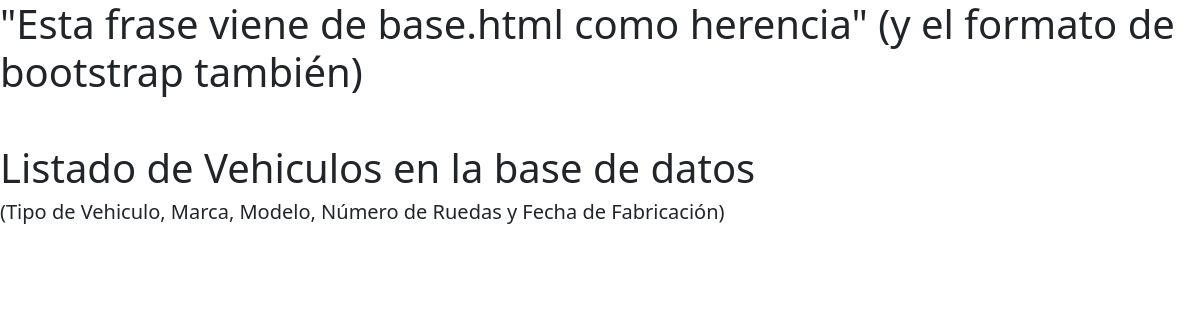
The page /vehiculos/ on the database as committed earlier.
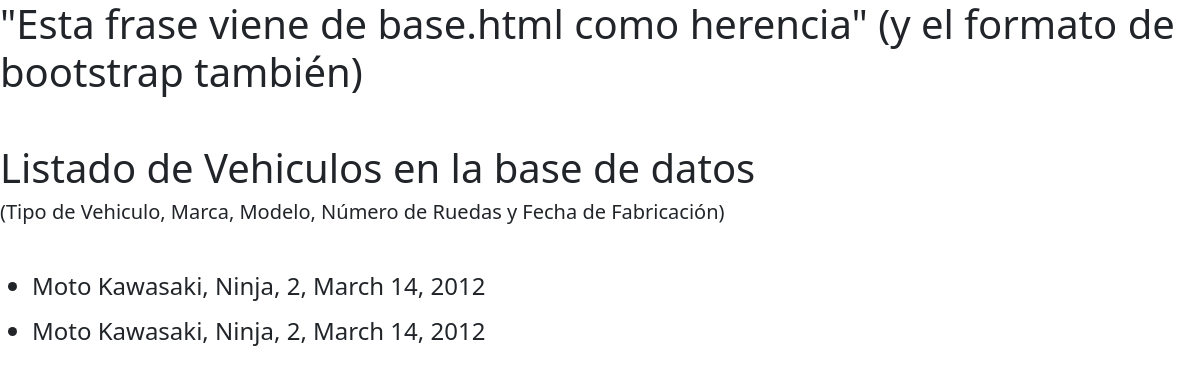
The same page on the database as committed later.
### DatosFlia/models.py (models this page shows)
class Vehiculo(models.Model):
    tipoV = models.CharField(max_length=40)
    marcaV = models.CharField(max_length=40)
    modeloV = models.CharField(max_length=40)
    ruedas = models.IntegerField()
    fecha_produccionV = models.DateField() #(YYYY-MM-DD)

### DatosFlia/views.py (the view)
# urls.py: path('vehiculos/', listar_vehiculo),
def listar_vehiculo(request):
    contextV = {
        "vehiculos": Vehiculo.objects.all(),
    }
    return render(request,"DatosFlia/vehiculos.html",contextV)

### DatosFlia/templates/DatosFlia/vehiculos.html
{% extends 'DatosFlia/base.html' %}
    {% block content %}
    <h1>Listado de Vehiculos en la base de datos</h1>
    <h5>(Tipo de Vehiculo, Marca, Modelo, Número de Ruedas y Fecha de Fabricación)</h5>
    <br>
    <ul>
        {% for vehiculo in vehiculos %}
            <p>
            <h4>
            <li>{{vehiculo.tipoV}} {{vehiculo.marcaV}}, {{vehiculo.modeloV}}, {{vehiculo.ruedas}}, {{vehiculo.fecha_produccionV}}</li>
            </h4>
            </p>
        {% endfor %}
    </ul>
    {% endblock %}

Rows that differ between the two databases and show on the page:
added Vehiculo: tipoV "Moto", marcaV "Kawasaki", modeloV "Ninja", ruedas "2", fecha_produccionV "March 14, 2012"
added Vehiculo: tipoV "Moto", marcaV "Kawasaki", modeloV "Ninja", ruedas "2", fecha_produccionV "March 14, 2012"
